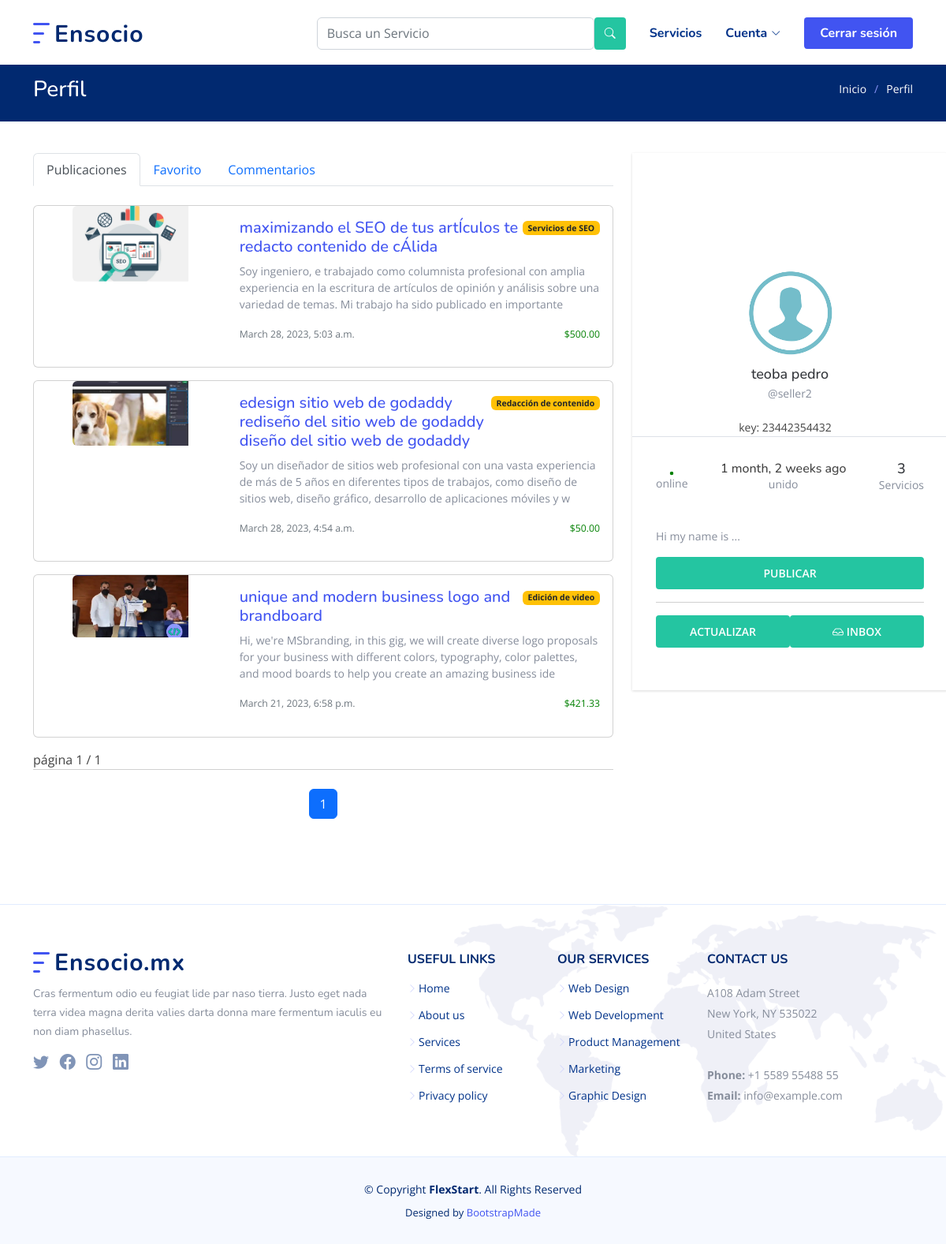
Screenshot of /profile/ (signed in) with the database file from the repository.
### store/models.py (models this page shows, shortened)
class Post(models.Model):
    category = models.ForeignKey(Category, related_name='product', on_delete=models.CASCADE, null=True)
    title = models.CharField(max_length=255)
    content = models.TextField(max_length=1599)
    detailed_description = RichTextField(null=True)
    STATUS_CHOICES = (
        ('1 día', '1 día'),
        ('2 días', '2 días'),
        ('3 días', '3 días'),
        ('4 días', '4 días'),
        ('5 días', '5 días'),
        ('6 días', '6 días'),
        ('1 semana', '1 semana'),
        ('2 semanas', '2 semanas'),
        ('3 semanas', '3 semanas'),
        ('1 mes', '1 mes'),
        ('2 meses', '2 meses'),
    )
    delivery_time = models.CharField(max_length=20, choices=STATUS_CHOICES, default='1 día')
    author = models.ForeignKey(User, on_delete=models.CASCADE)
    image = models.ImageField(upload_to='images/', default='images/default_p_img.jpg', null=True)
    image2 = models.ImageField(upload_to='images/', default='images/default_p_img.jpg', null=True)
    image3 = models.ImageField(upload_to='images/', default='images/default_p_img.jpg', null=True)
    price = models.IntegerField(default=0, null=True)
    is_active = models.BooleanField(default=True, null=True)
    created_at = models.DateTimeField(auto_now_add=True)
    updated = models.DateTimeField(auto_now=True, null=True)
    favorite = models.ManyToManyField(User, related_name='favorites', blank=True)
    likes = models.ManyToManyField(User, related_name='likes')
    dislikes = models.ManyToManyField(User, related_name='dislikes')
    class Meta:
        verbose_name_plural = 'Posts'
        ordering = ('-created_at',)
    def get_display_price(self):
        return "{0:.2f}".format(self.price / 100)

class Category(models.Model):
    name = models.CharField(max_length=200, db_index=True)
    category_image = models.ImageField(upload_to='cIcons/', null=True)
    updated = models.DateTimeField(auto_now=True)
    created = models.DateTimeField(auto_now_add=True)
    class Meta:
        verbose_name_plural = 'categories'
    def __str__(self):
        return self.name

class Account(models.Model):
    user = models.OneToOneField(User, on_delete=models.CASCADE)
    freelancer_key = models.CharField(max_length=20)
    class Meta:
        verbose_name_plural = 'accounts'

class Profile(models.Model):
    user = models.OneToOneField(User, on_delete=models.CASCADE)
    bio = models.CharField(default='Hi my name is ... ', max_length=355)
    user_image = models.ImageField(upload_to='media', validators=[FileExtensionValidator(['png', 'jpg'])], default='default.png')
    is_active = models.BooleanField(default=True)

### store/views.py (the view)
# urls.py: path('profile/', views.profile, name='profile'),
@login_required
def profile(request):
    posts_list = Post.objects.filter(author=request.user)
    paginator_posts = Paginator(posts_list, 10)  # Show 10 contacts per page.
    page_number_of_post = request.GET.get("page")
    posts = paginator_posts.get_page(page_number_of_post)
    favorite_posts = CartItem.objects.filter(user=request.user).values_list('post', flat=True)
    cart_items_list = Post.objects.filter(id__in=favorite_posts)
    paginator = Paginator(cart_items_list, 10)
    page_number_of_cart_items = request.GET.get("page")
    cart_items = paginator.get_page(page_number_of_cart_items)
    post_count = Post.objects.filter(author=request.user).count()
    if request.method == 'POST':
        u_form = UserUpdateForm(request.POST, instance=request.user)
        profile, created = Profile.objects.get_or_create(user=request.user)  # If the switch is True, that means Django had to create a new Profile object for the user because it couldn't find an existing one
        p_form = ProfileUpdateForm(request.POST, request.FILES, instance=profile)
        if u_form.is_valid() and p_form.is_valid():
            u_form.save()
            p_form.save()
            messages.success(request, 'not loged-in')
            comments_list = Comment.objects.filter(product__author=request.user)
            paginator_comments_list = Paginator(comments_list, 20)
            page_number_of_comments = request.GET.get("page")
            comments = paginator_comments_list.get_page(page_number_of_comments)
            comments_reply_post_list = Comment.objects.filter(parent__author=request.user)
            paginator_comments_reply_post = Paginator(comments_reply_post_list, 20)
            page_number_of_comments_reply_post = request.GET.get("page")
            comments_reply_post = paginator_comments_reply_post.get_page(page_number_of_comments_reply_post)
            context = {
                'u_form': u_form,
                'p_form': p_form,
                'posts': posts,
                'post_count': post_count,
                'cart_items': cart_items,
                'comments': comments,
                'comments_reply_post': comments_reply_post,
            }
            return render(request, 'autho/profile.html', context)
    else:
        u_form = UserUpdateForm(instance=request.user)
        profile, created = Profile.objects.get_or_create(user=request.user)
        p_form = ProfileUpdateForm(instance=profile)
    comments_list = Comment.objects.filter(product__author=request.user)
    paginator_comments_list = Paginator(comments_list, 20)
    page_number_of_comments = request.GET.get("page")
    comments = paginator_comments_list.get_page(page_number_of_comments)
    comments_reply_post_list = Comment.objects.filter(parent__author=request.user)
    paginator_comments_reply_post = Paginator(comments_reply_post_list, 20)
    page_number_of_comments_reply_post = request.GET.get("page")
    comments_reply_post = paginator_comments_reply_post.get_page(page_number_of_comments_reply_post)
    context = {
        'u_form': u_form,
        'p_form': p_form,
        'posts': posts,
        'post_count': post_count,
        'cart_items': cart_items,
        'comments': comments,
        'comments_reply_post': comments_reply_post,
    }
    return render(request, 'autho/profile.html', context)

### templates/autho/profile.html (shortened to what this page needs)
{% extends '../base.html' %}
{% load static %}
{% load humanize %}
{% block content %}
<main id="main">
    <div class="breadcrumbs">
        <div class="container">
            <div class="d-flex justify-content-between align-items-center">
                <h2>Perfil</h2>
                <ol>
                    <li><a href="/">Inicio</a></li>
                    <li>Perfil</li>
                </ol>
            </div>
        </div>
    </div>
    <section id="portfolio-details" class="portfolio-details">
        <div class="container" data-aos="fade-up">
            <div class="row gy-4">
                <div class="col-lg-8">
                    <div class="portfolio-details-slider swiper">
                        {% if request.user.account.freelancer_key %}
                            <nav class="nav nav-tabs" id="nav-tab" role="tablist">
                                <a class="nav-link active" id="nav-home-tab" data-bs-toggle="tab" href="#nav-home" role="tab" aria-controls="nav-home" aria-selected="true">Publicaciones</a>
                                <a class="nav-link" id="nav-profile-tab" data-bs-toggle="tab" href="#nav-profile" role="tab" aria-controls="nav-profile" aria-selected="false">Favorito</a>
                                <a class="nav-link" id="nav-disabled-tab" data-bs-toggle="tab" href="#nav-disabled" role="tab" aria-controls="nav-disabled" tabindex="-1">Commentarios</a>
                            </nav>
                              <div class="tab-content" id="nav-tabContent">
                                <br>
                                <div class="tab-pane fade show active" id="nav-home" role="tabpanel" aria-labelledby="nav-home-tab">
                                    {% for post in posts %}
                                    <div class="card mb-3">
                                        <div class="row g-0">
                                        <div class="col-md-4">
                                            <center>
                                                <img style="width: 60%; height: auto;" src="{{ post.image.url }}" class="img-fluid rounded-start" alt="servicio">
                                            </center>
                                        </div>
                                        <div class="col-md-8">
                                            <div class="card-body">
                                                <a href="{% url 'post_detail' post.pk %}">
                                                    <div class="d-flex" style="justify-content: space-between">
                                                        <h5 class="card-title">{{ post.title }}</h5>
                                                        <a href="{% url 'category_list' post.category.pk %}">
                                                            <p><span class="badge bg-warning text-dark">{{ post.category }}</span></p>
                                                        </a>
                                                    </div>
                                                    <p class="card-text">{{ post.content|slice:'200' }}</p>
                                                    <div class="d-flex" style="justify-content: space-between">
                                                        <p class="card-text"><small class="text-muted">{{ post.created_at }}</small></p>
                                                        <p class="card-text" style="color: green;"><small>${{ post.get_display_price }}</small></p>
                                                    </div>
                                                </a>
                                            </div>
                                        </div>
                                        </div>
                                    </div>
                                    {% empty %}
                                        <center>
                                            <img style="width: 180px; height: auto;" class="img-fluid" src="{% static 'assets/img/sad.png' %}" alt="" srcset="">
                                            <br><br>
                                            <p>Aún no hay publicaciones.</p>
                                        </center>
                                    {% endfor %}
                                    página {{ posts.number }} / {{ posts.paginator.num_pages }}
                                    <nav aria-label="Pagination">
                                        <hr class="my-0" />
                                        <ul class="pagination justify-content-center my-4">
                                            {% for num_page in posts.paginator.page_range %}
                                                {% if posts.number == num_page %}
                                                    <li class="page-item active"><a class="page-link" href="?page={{ num_page }}">{{ num_page }}</a></li>
                                                {% else %}
                                                    <li class="page-item"><a class="page-link" href="?page={{ num_page }}">{{ num_page }}</a></li>
                                                {% endif %}
                                            {% endfor %}
                                        </ul>
                                        <br>
                                    </nav>
                                </div>
                            </div>
                        {% endif %}
                    </div>
                </div>
                <div class="col-lg-4">
                    <div class="cardz">
                        <div class="card_background_img"></div>
                        <div class="card_profile_img"></div>
                        <div class="user_details">
                            <center>
                                <a href="{% url 'profile' %}">
                                    <h3>{{ user.first_name }} {{ user.last_name }}</h3>
                                    <p>@{{ user.username }}</p>
                                </a>
                                {% if request.user.account.freelancer_key %}
                                    <small style="padding-right: 12px;">key: {{ user.account.freelancer_key }}</small>
                                {% endif %}
                            </center>
                        </div>
                        <div class="card_count">
                            {% if request.user.account.freelancer_key %}
                            <div class="count">
                                <div class="fans">
                                    <center>
                                        <svg style="color: green;"" xmlns="http://www.w3.org/2000/svg" width="24" height="24" fill="currentColor" class="bi bi-dot" viewBox="0 0 16 16">
                                            <path d="M8 9.5a1.5 1.5 0 1 0 0-3 1.5 1.5 0 0 0 0 3z"/>
                                        </svg>
                                        <p>online</p>
                                    </center>
                                </div>
                                <div class="following">
                                    <center>
                                        <h6>{{ request.user.date_joined|naturaltime }}</h6>
                                        <p>unido</p>
                                    </center>
                                </div>
                                <div class="post">
                                    <center>
                                        <h3>{{ post_count }}</h3>
                                        <p>Servicios</p>
                                    </center>
                                </div>
                            </div>
                            {% endif %}
                            <p>{{ user.profile.bio }}</p>
                            {% if request.user.account.freelancer_key %}
                                <a href="{% url 'create_post' %}">
                                    <div class="btn btn-success">Publicar</div>
                                </a>
                            {% endif %}
                            <hr>
                            <div class="d-flex">
                                <button type="button" class="btn btn-primary mr-2" data-bs-toggle="modal" data-bs-target="#staticBackdrop">
                                    Actualizar
                                </button>
                                <a href="{% url 'inbox' %}" type="button" class="btn btn-primary form-control">
                                    <i class="bi bi-inbox"></i> Inbox
                                </a>
                            </div>
                            <br>
                        </div>
                    </div>
                </div>
            </div>
        </div>
    </section>
</main>
{% endblock %}

### rows the page displays
Post: image (picture), title "maximizando el SEO de tus artÍculos te redacto contenido de cÁlida", category "Servicios de SEO", content "Soy ingeniero, e trabajado como columnista profesional con amplia experiencia en la escritura de artículos de opinión y análisis sobre una variedad de temas. Mi trabajo ha sido publicado en importante", created_at "March 28, 2023, 5:03 a.m.", get_display_price "500.00"
Post: image (picture), title "edesign sitio web de godaddy rediseño del sitio web de godaddy diseño del sitio web de godaddy", category "Redacción de contenido", content "Soy un diseñador de sitios web profesional con una vasta experiencia de más de 5 años en diferentes tipos de trabajos, como diseño de sitios web, diseño gráfico, desarrollo de aplicaciones móviles y w", created_at "March 28, 2023, 4:54 a.m.", get_display_price "50.00"
Post: image (picture), title "unique and modern business logo and brandboard", category "Edición de video", content "Hi, we're MSbranding, in this gig, we will create diverse logo proposals for your business with different colors, typography, color palettes, and mood boards to help you create an amazing business ide", created_at "March 21, 2023, 6:58 p.m.", get_display_price "421.33"

### other values shown
{{ posts.number }} "1"
{{ posts.paginator.num_pages }} "1"
{{ num_page }} "1"
{{ user.first_name }} "teoba"
{{ user.last_name }} "pedro"
{{ user.username }} "seller2"
{{ user.account.freelancer_key }} "23442354432"
{{ request.user.date_joined|naturaltime }} "1 month, 2 weeks ago"
{{ post_count }} "3"
{{ user.profile.bio }} "Hi my name is ..."
